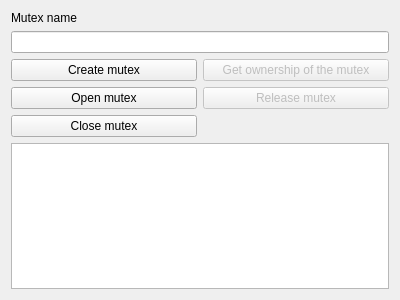
<?xml version="1.0" encoding="UTF-8"?>
<ui version="4.0">
 <class>FormMutexUtility</class>
 <widget class="QWidget" name="FormMutexUtility">
  <property name="geometry">
   <rect>
    <x>0</x>
    <y>0</y>
    <width>400</width>
    <height>300</height>
   </rect>
  </property>
  <property name="windowTitle">
   <string>Form</string>
  </property>
  <layout class="QVBoxLayout" name="verticalLayout_2">
   <item>
    <layout class="QVBoxLayout" name="verticalLayout">
     <item>
      <widget class="QLabel" name="mutexNameLabel">
       <property name="text">
        <string>Mutex name</string>
       </property>
      </widget>
     </item>
     <item>
      <layout class="QHBoxLayout" name="horizontalLayout_2">
       <item>
        <widget class="QLineEdit" name="mutexNameLineEdit"/>
       </item>
      </layout>
     </item>
     <item>
      <layout class="QGridLayout" name="gridLayout">
       <item row="1" column="0">
        <widget class="QPushButton" name="openMutexPushButton">
         <property name="text">
          <string>Open mutex</string>
         </property>
        </widget>
       </item>
       <item row="0" column="0">
        <widget class="QPushButton" name="createMutexPushButton">
         <property name="text">
          <string>Create mutex</string>
         </property>
        </widget>
       </item>
       <item row="2" column="0">
        <widget class="QPushButton" name="CloseMutexPushButton">
         <property name="text">
          <string>Close mutex</string>
         </property>
        </widget>
       </item>
       <item row="0" column="1">
        <widget class="QPushButton" name="ownershipMutexPushButton">
         <property name="enabled">
          <bool>false</bool>
         </property>
         <property name="text">
          <string>Get ownership of the mutex</string>
         </property>
        </widget>
       </item>
       <item row="1" column="1">
        <widget class="QPushButton" name="releaseMutexPushButton">
         <property name="enabled">
          <bool>false</bool>
         </property>
         <property name="text">
          <string>Release mutex</string>
         </property>
        </widget>
       </item>
      </layout>
     </item>
     <item>
      <widget class="QTextEdit" name="resultTextEdit"/>
     </item>
    </layout>
   </item>
  </layout>
 </widget>
 <resources/>
 <connections/>
</ui>
